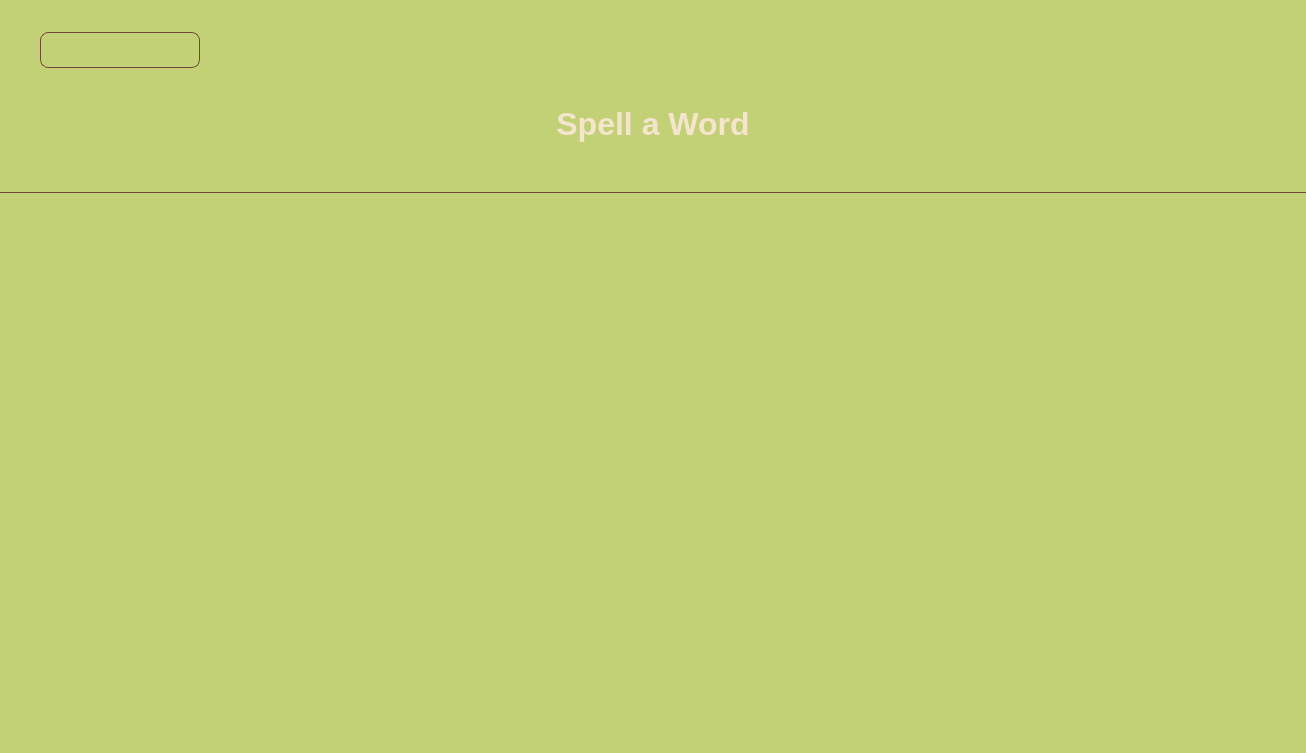
<?xml version="1.0" encoding="UTF-8"?>
<ui version="4.0">
 <class>SpellCategory</class>
 <widget class="QWidget" name="SpellCategory">
  <property name="geometry">
   <rect><x>0</x><y>0</y><width>1306</width><height>753</height></rect>
  </property>
  <property name="windowTitle"><string>Spell — Choose Category</string></property>
  <property name="styleSheet">
   <string notr="true">
QWidget#SpellCategory {
    background-color: #C2D076;
}
QLabel#titleLabel {
    color: #F5E5CF;
    font-size: 32px;
    font-weight: 800;
    background: transparent;
}
QLabel#subtitleLabel {
    color: #C2D076;
    font-size: 14px;
    letter-spacing: 1px;
    background: transparent;
}
QLabel#divider {
    background-color: #704833;
}
QPushButton#backBtn {
    background-color: transparent;
    color: #C2D076;
    font-size: 13px;
    font-weight: 500;
    border: 1px solid #704833;
    border-radius: 8px;
    padding: 8px 18px;
}
QPushButton#backBtn:hover {
    color: #F5E5CF;
    border-color: #C2D076;
}
QScrollArea#scrollArea {
    border: none;
    background: transparent;
}
QWidget#scrollContents {
    background: transparent;
}
   </string>
  </property>

  <widget class="QPushButton" name="backBtn">
   <property name="geometry"><rect><x>40</x><y>32</y><width>160</width><height>36</height></rect></property>
   <property name="text"><string>← Back</string></property>
  </widget>

  <widget class="QLabel" name="titleLabel">
   <property name="geometry"><rect><x>0</x><y>100</y><width>1306</width><height>48</height></rect></property>
   <property name="alignment"><set>Qt::AlignHCenter|Qt::AlignVCenter</set></property>
   <property name="text"><string>Spell a Word</string></property>
  </widget>

  <widget class="QLabel" name="subtitleLabel">
   <property name="geometry"><rect><x>0</x><y>154</y><width>1306</width><height>26</height></rect></property>
   <property name="alignment"><set>Qt::AlignHCenter|Qt::AlignVCenter</set></property>
   <property name="text"><string>Choose a category</string></property>
  </widget>

  <widget class="QLabel" name="divider">
   <property name="geometry"><rect><x>0</x><y>192</y><width>1306</width><height>1</height></rect></property>
   <property name="text"><string></string></property>
  </widget>

  <widget class="QScrollArea" name="scrollArea">
   <property name="geometry"><rect><x>0</x><y>200</y><width>1306</width><height>540</height></rect></property>
   <property name="widgetResizable"><bool>true</bool></property>
   <property name="horizontalScrollBarPolicy"><enum>Qt::ScrollBarAlwaysOff</enum></property>
   <widget class="QWidget" name="scrollContents">
    <property name="geometry">
     <rect><x>0</x><y>0</y><width>1306</width><height>540</height></rect>
    </property>
   </widget>
  </widget>

 </widget>
 <resources/>
 <connections/>
</ui>
